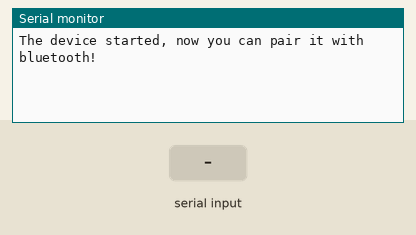
This sketch was run on a simulated ESP32. Parts: the last lines printed to the serial monitor. Inputs (shaded band) come from the test bench. Nothing arrives over Bluetooth unless stated.

Above: at 1.2 s.
1.3 s: "1" received over the second serial link
At 1.7 s:
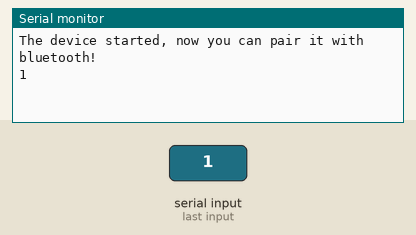
2.8 s: "0" received over the second serial link
At 3.9 s:
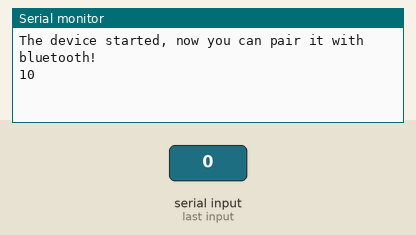

Measured:
- after the input at 1.3 s, the serial monitor: prints a new line at once (image 1)
- after the input at 2.8 s, the serial monitor: prints a new line at once (image 2)

The sketch:

BT_test.ino
```cpp
#include "BluetoothSerial.h"

#if !defined(CONFIG_BT_ENABLED) || !defined(CONFIG_BLUEDROID_ENABLED)
#error Bluetooth is not enabled! Please run `make menuconfig` to and enable it
#endif

BluetoothSerial SerialBT;

void setup() {
  Serial.begin(115200);
  SerialBT.begin("ESP32_stanG"); //pas dit aan naar de naam van je apparaat
  Serial.println("The device started, now you can pair it with bluetooth!");
}

void loop() {
  if (Serial.available()) {
    SerialBT.write(Serial.read());
  }
  if (SerialBT.available()) {
    Serial.write(SerialBT.read());
  }
  delay(20);
}
```
